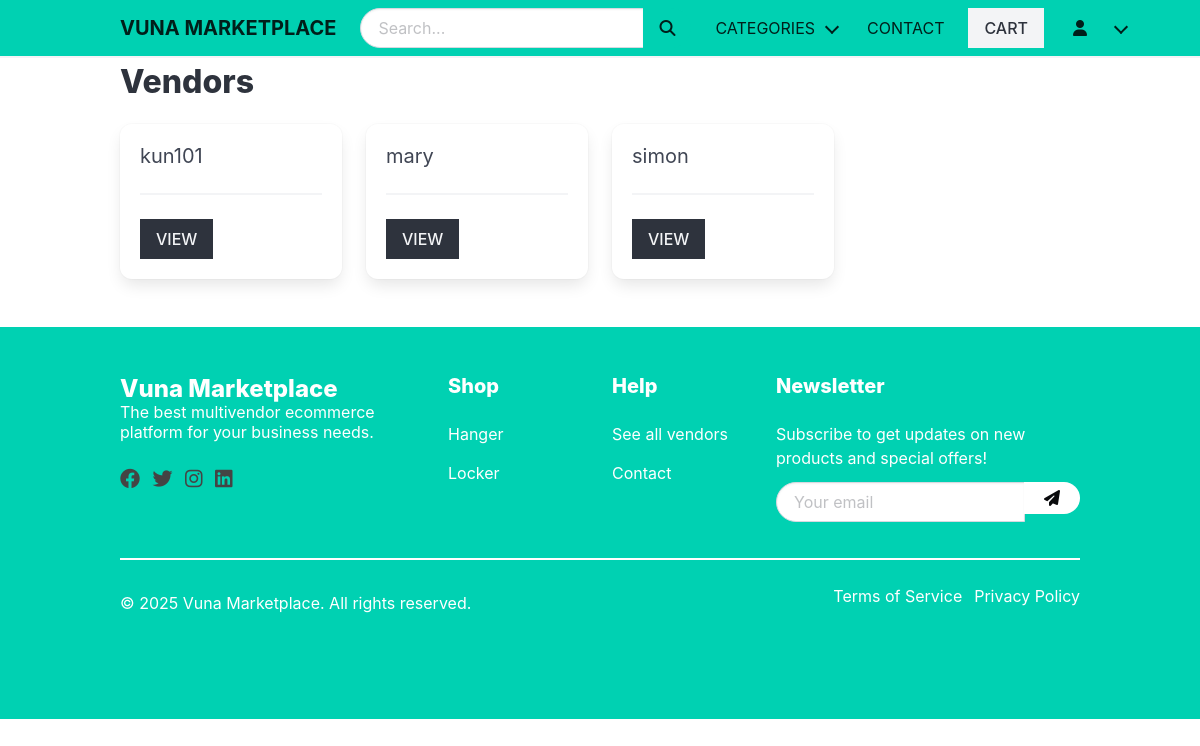
The app's page /vendors/, older data.
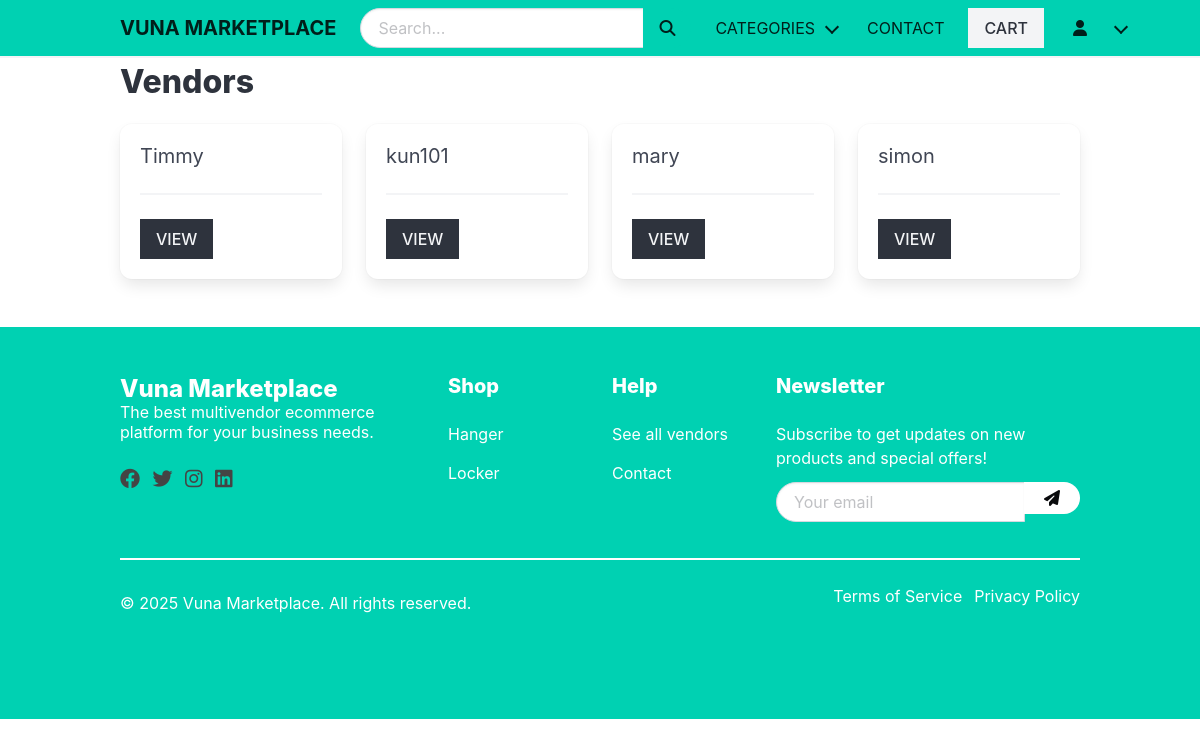
The same page, newer data.
### apps/vendor/models.py (models this page shows, shortened)
class Vendor(models.Model):
    name = models.CharField(max_length=255)
    created_at = models.DateTimeField(auto_now_add=True)
    created_by = models.OneToOneField(User,related_name='vendor', on_delete=models.CASCADE)
    class Meta:
        ordering = ['name']

### apps/product/models.py (models this page shows, shortened)
class Category(models.Model):
    title = models.CharField(max_length=255)
    slug = models.SlugField(max_length=255)
    ordering = models.IntegerField(default=0)
    class Meta:
        ordering = ['ordering']

### apps/vendor/views.py (the view)
# urls.py: path('',views.vendors, name = 'vendors'),
def vendors(request):
    vendors = Vendor.objects.all()
    return render(request, 'vendor/vendors.html', {'vendors':vendors})

### apps/cart/cart.py (called while the page is built)
    def __len__(self):
        return sum(item['quantity'] for item in self.cart.values())

### apps/cart/context_processors.py (called while the page is built)
def cart(request):
    return {'cart':Cart(request)}

### apps/product/context_processors.py (called while the page is built)
def menu_categories(request):
    categories = Category.objects.all()
    return {'menu_categories': categories}

### apps/vendor/templates/vendor/vendors.html (shortened to what this page needs)
{% extends 'core/base.html' %}
{% block content %}
    <h1 class="title">Vendors</h1>
    <div class="columns is-multiline">
        {% for vendor in vendors %}
            <div class="column is-3">
                <div class="box">
                    <h2 class="subtitle">{{ vendor.name }}</h2>
                    <hr>
                    <a href="{% url 'vendor' vendor.id %}" class="button is-dark is-uppercase">View</a>
                </div>
            </div>
        {% endfor %}
    </div>
{% endblock %}

### apps/core/templates/core/base.html (shortened to what this page needs)
{% load static %}
<!DOCTYPE html>
<html lang="en" data-theme="light">
    <head>
        <link rel="stylesheet" href="https://cdn.jsdelivr.net/npm/bulma@1.0.2/css/bulma.min.css">
        <link rel="stylesheet" href="https://cdnjs.cloudflare.com/ajax/libs/font-awesome/6.4.0/css/all.min.css">
        <link rel="stylesheet" href="{% static 'styles/main.css' %}">
    </head>
    <body>
        <nav class="navbar is-primary is-fixed-top has-shadow">
            <div class="container">
                <div class="navbar-brand">
                    <a href="/" class="navbar-item">
                        <span class="is-size-5 has-text-weight-bold">Vuna Marketplace</span>
                    </a>
                </div>
                <div class="navbar-menu" id="main-navbar">
                    <div class="navbar-start">
                        <div class="navbar-item is-expanded">
                            <form method="get" action="{% url 'search' %}" class="is-flex-grow-1">
                                <div class="field has-addons">
                                    <div class="control is-expanded">
                                        <input type="text" class="input is-rounded" name="query" placeholder="Search...">
                                    </div>
                                    <div class="control">
                                        <button class="button is-primary is-rounded">
                                            <span class="icon">
                                                <i class="fas fa-search"></i>
                                            </span>
                                        </button>
                                    </div>
                                </div>
                            </form>
                        </div>
                    </div>
                    <div class="navbar-end">
                        <div class="navbar-item has-dropdown is-hoverable is-hidden-touch">
                            <a class="navbar-link">
                                Categories
                            </a>
                        </div>
                        <a href="{% url 'contact' %}" class="navbar-item is-hidden-touch">
                            Contact
                        </a>
                        <div class="navbar-item">
                            <a href="{% url "cart" %}" class="button is-light"> Cart {% if cart %} ({{cart|length}}){% endif %}</a>
                        </div>
                        <div class="navbar-item has-dropdown is-hoverable">
                            <a class="navbar-link">
                                <span class="icon">
                                    {% if request.user.is_authenticated %}
                                        <i class="fas fa-user-circle"></i>
                                    {% else %}
                                        <i class="fas fa-user"></i>
                                    {% endif %}
                                </span>
                            </a>
                        </div>
                    </div>
                </div>
            </div>
        </nav>
        <section class="section" style="padding-top: 4rem;">
            <div class="container">
                {% block content %}
                {% endblock %}
            </div>
        </section>
        <footer class="footer has-background-primary has-text-white">
            <div class="container">
                <div class="columns">
                    <div class="column is-4">
                        <h3 class="title is-4 has-text-white">Vuna Marketplace</h3>
                        <p class="subtitle is-6 has-text-white">The best multivendor ecommerce platform for your business needs.</p>
                        <div class="social-icons">
                            <a href="#" class="mr-2"><i class="fab fa-facebook fa-lg"></i></a>
                            <a href="#" class="mr-2"><i class="fab fa-twitter fa-lg"></i></a>
                            <a href="#" class="mr-2"><i class="fab fa-instagram fa-lg"></i></a>
                            <a href="#"><i class="fab fa-linkedin fa-lg"></i></a>
                        </div>
                    </div>
                    <div class="column is-2">
                        <h4 class="title is-5 has-text-white">Shop</h4>
                        <ul>
                            {% for category in menu_categories|slice:":5" %}
                                <li><a href="{% url 'category' category.slug %}" class="has-text-white">{{ category.title }}</a></li>
                            {% endfor %}
                        </ul>
                    </div>
                    <div class="column is-2">
                        <h4 class="title is-5 has-text-white">Help</h4>
                        <ul>
                            <li><a href="{% url "vendors" %}" class="has-text-white">See all vendors</a></li>
                            <li><a href="{% url 'contact' %}" class="has-text-white">Contact</a></li>
                        </ul>
                    </div>
                    <div class="column is-4">
                        <h4 class="title is-5 has-text-white">Newsletter</h4>
                        <p class="mb-3">Subscribe to get updates on new products and special offers!</p>
                        <form class="field has-addons">
                            <div class="control is-expanded">
                                <input class="input is-rounded" type="email" placeholder="Your email">
                            </div>
                            <div class="control">
                                <button class="button is-white is-rounded">
                                    <i class="fas fa-paper-plane"></i>
                                </button>
                            </div>
                        </form>
                    </div>
                </div>
                <hr class="has-background-white">
                <div class="level">
                    <div class="level-left">
                        <div class="level-item">
                            <p>&copy; {% now "Y" %} Vuna Marketplace. All rights reserved.</p>
                        </div>
                    </div>
                    <div class="level-right">
                        <div class="level-item">
                            <a href="#" class="has-text-white mr-3">Terms of Service</a>
                            <a href="#" class="has-text-white">Privacy Policy</a>
                        </div>
                    </div>
                </div>
            </div>
        </footer>
    </body>
</html>

### static/styles/main.css (style rules this page uses)
.navbar { text-transform: uppercase; }
.footer a { margin-bottom: 15px; display: inline-block; color: #444; }
.input, .button { border-radius: 0; }
.navbar-item { padding: 0.5rem 0.75rem; }
.navbar-start { flex-grow: 1; flex-shrink: 1; }
.navbar-item.is-expanded { min-width: 0; }
.navbar-item .control.is-expanded { flex-shrink: 1; min-width: 0; }

Row changes from the older to the newer data that the page shows:
added Vendor: name "Timmy"
